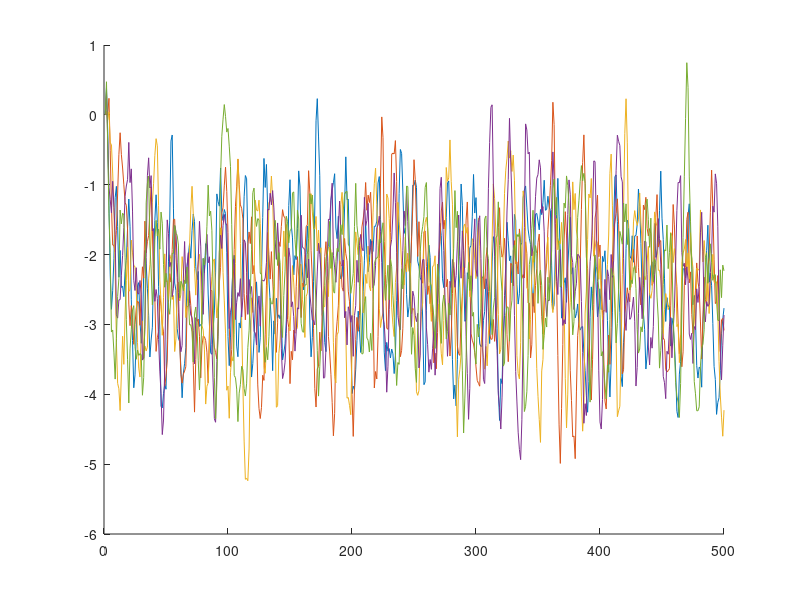

MATLAB code for this plot:
%k = 1.500;

t = 1:1:500;
N = 500;
phi = [1.5 1; -0.7 0];
gamma = [1; 0.5];

x = [];
for row=1:1:5
    x(:,1) = [0;0];
    for k=2:1:N
        x(:,k) = (phi*x(:,k-1)) + (gamma*rand);
    end
    hold on
    plot(t, x(2,:));
    %plot(x(1,:), x(2,:));
    
end



